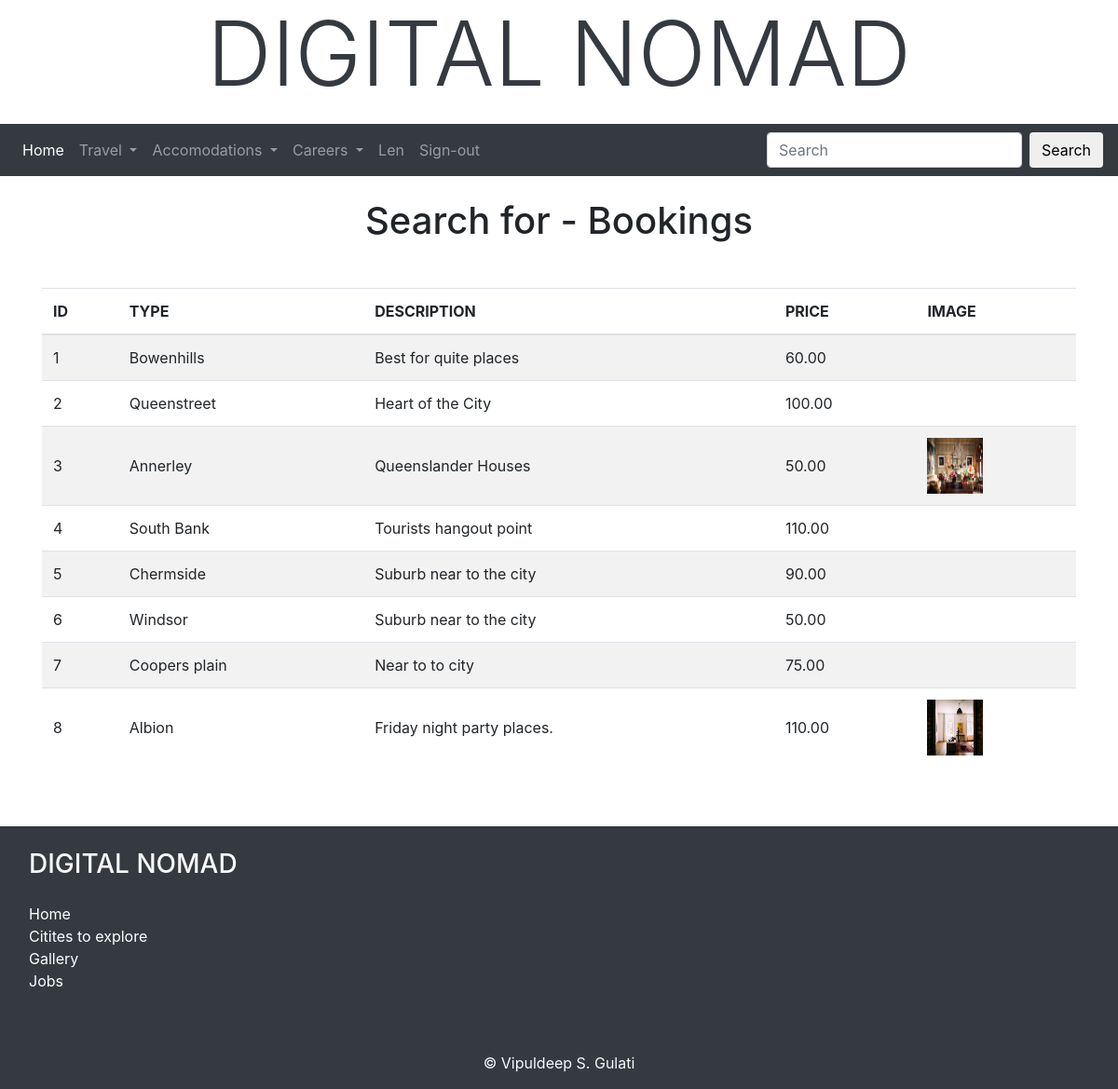
/search.php (signed in), run on the app's committed database.
### tables this page shows
CREATE TABLE `products` (
  `id` int(11) NOT NULL,
  `type` varchar(20) NOT NULL,
  `description` varchar(50) DEFAULT NULL,
  `price` int(11) NOT NULL,
  `image` varchar(50) NOT NULL
);

### search.php (the view, shortened to what this page needs)
<!DOCTYPE html>
<html lang="en">
<head>
    <link rel="stylesheet" href="https://maxcdn.bootstrapcdn.com/bootstrap/4.1.3/css/bootstrap.min.css">
    <link rel="stylesheet" href="css/buttons.css">
    <link rel="stylesheet" href="css/footer.css">
     <link rel="stylesheet" href="css/booking.css">
     <link rel="stylesheet" href="css/media.css">
</head>
<body onLoad="run_first()">
<?php include("include/banner.inc") ?>
<?php include("include/nav.inc") ?>
    <div class="container">
    <?php
        $conn  = db_connect();
        $key = '';
		$sql = "SELECT * FROM products";
        $sql = $sql . " WHERE (type like '%$key%') or (description like '%$key%');";
		$result = $conn -> query($sql);
		print "<h1 class=\"text-center my-4\">Search for - Bookings</h1>\n";
		print "<div class=\"table-responsive my-5\">\n";
		print "<table class=\"table table-striped\">\n";
            print "<thead>\n";
				print "<tr>\n";
					while ($field = $result -> fetch_field())
					{
  						print "<th>" . strtoupper($field->name) . "</th>\n";
					}
      			print "</tr>\n";
    		print "</thead>\n";
    		print "<tbody>\n";
                while ($row = $result -> fetch_assoc()){
                    $id = $row["id"];
                    $type = $row["type"];
                    $description = $row["description"];
                    $price = number_format($row["price"],2);
                    $image = $row["image"];
      			    print "<tr>\n";
                    print "<td class=\"align-middle\">$id</td>\n";
                    if($type)
                        print "<td class=\"align-middle\">$type</td>\n";
                    else
                        print "<td class=\"align-middle\">&nbsp;</td>\n";;
                    if($description)
                        print "<td class=\"align-middle\">$description</td>\n";
                    else
                        print "<td class=\"align-middle\">&nbsp;</td>\n";
                    if($price)
                        print "<td class=\"align-middle\">$price</td>\n";
                    else
                        print "<td class=\"align-middle\">&nbsp;</td>\n";
                    if (@file_exists($image))
                    {
                        print "<td class=\"align-middle\"><img src = $image width=60 height=60></td>\n";
                    }
                    else
                    {
                        print "<td class=\"align-middle\">&nbsp;</td>\n";;
                    }
      			    print "</tr>\n";
                }
    		print "</tbody>\n";
        print "</table>\n";
        print "</div>\n";
	?>
    </div>
	<?php include("include/footer.inc") ?>
</body>
</html>

### data on the page
products: id "1", type "Bowenhills", description "Best for quite places", price "60.00"
products: id "2", type "Queenstreet", description "Heart of the City", price "100.00"
products: id "3", type "Annerley", description "Queenslander Houses", price "50.00", image (picture)
products: id "4", type "South Bank", description "Tourists hangout point", price "110.00"
products: id "5", type "Chermside", description "Suburb near to the city", price "90.00"
products: id "6", type "Windsor", description "Suburb near to the city", price "50.00"
products: id "7", type "Coopers plain", description "Near to to city", price "75.00"
products: id "8", type "Albion", description "Friday night party places.", price "110.00", image (picture)

### other printed values
$_SESSION['name'] "Len"
$field->name "ID"
$field->name "TYPE"
$field->name "DESCRIPTION"
$field->name "PRICE"
$field->name "IMAGE"
